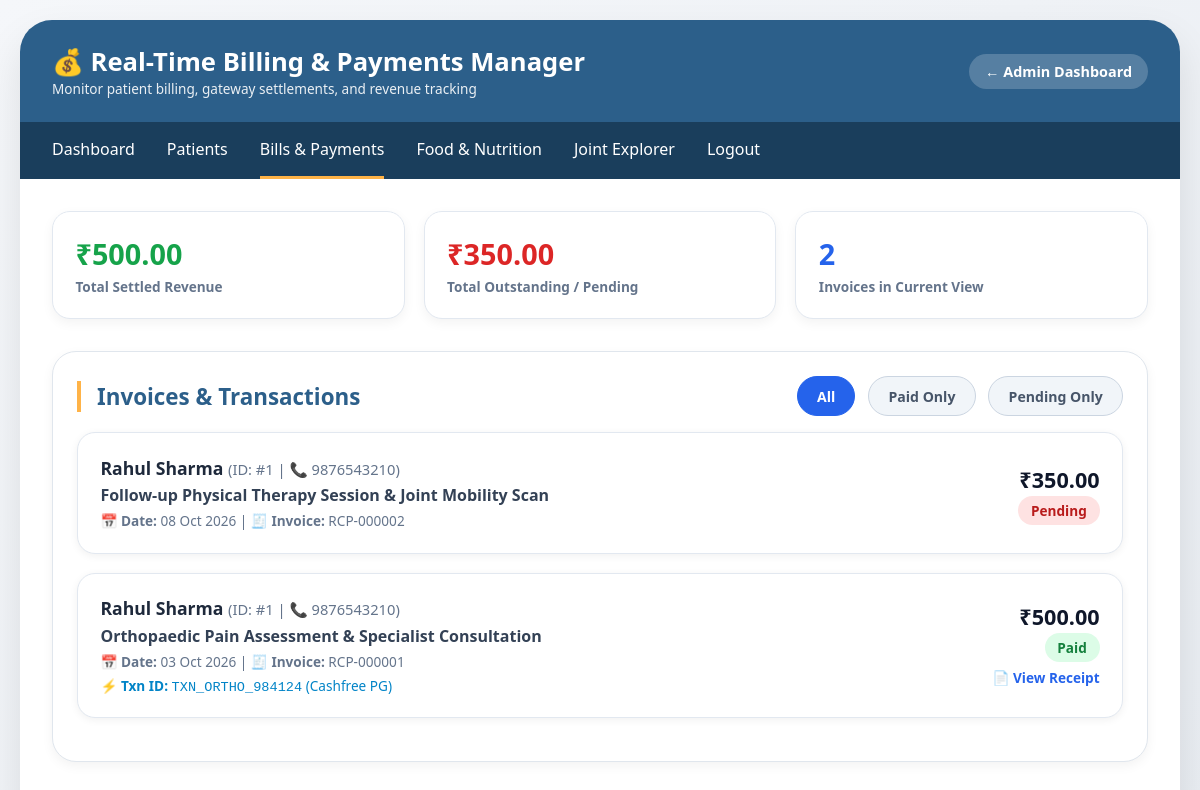
The page /admin_bills.php (signed in) on the database its author committed.
### tables this page shows
CREATE TABLE IF NOT EXISTS bills (
    id INT AUTO_INCREMENT PRIMARY KEY,
    patient_id INT NOT NULL,
    description VARCHAR(255) NOT NULL,
    amount DECIMAL(10,2) NOT NULL DEFAULT 0.00,
    paid_status VARCHAR(20) DEFAULT 'pending',
    bill_date DATE NOT NULL,
    cf_order_id VARCHAR(100) NULL,
    created_at TIMESTAMP DEFAULT CURRENT_TIMESTAMP,
    FOREIGN KEY (patient_id) REFERENCES patients(id) ON DELETE CASCADE
);

CREATE TABLE IF NOT EXISTS patients (
    id INT AUTO_INCREMENT PRIMARY KEY,
    name VARCHAR(150) NOT NULL,
    age INT NOT NULL,
    gender VARCHAR(20) NOT NULL,
    phone VARCHAR(20) NOT NULL UNIQUE,
    email VARCHAR(150) NULL,
    created_at TIMESTAMP DEFAULT CURRENT_TIMESTAMP
);

CREATE TABLE IF NOT EXISTS payments (
    id INT AUTO_INCREMENT PRIMARY KEY,
    patient_id INT NOT NULL,
    bill_id INT NOT NULL,
    amount DECIMAL(10,2) NOT NULL,
    transaction_id VARCHAR(100) NOT NULL,
    payment_method VARCHAR(50) DEFAULT 'Cashfree PG',
    payment_date TIMESTAMP DEFAULT CURRENT_TIMESTAMP,
    FOREIGN KEY (patient_id) REFERENCES patients(id) ON DELETE CASCADE,
    FOREIGN KEY (bill_id) REFERENCES bills(id) ON DELETE CASCADE
);

### admin_bills.php (the view, shortened to what this page needs)
<?php
require_once 'config.php';
$filter_status = $_GET['status'] ?? 'all';
$sql = "
    SELECT b.*, p.name as patient_name, p.phone as patient_phone,
           pm.transaction_id, pm.payment_method, pm.payment_date
    FROM bills b
    JOIN patients p ON b.patient_id = p.id
    LEFT JOIN payments pm ON b.id = pm.bill_id
";
$sql .= " ORDER BY b.bill_date DESC, b.id DESC";
$stmt = $pdo->prepare($sql);
$stmt->execute();
$bills = $stmt->fetchAll();
$total_revenue = $pdo->query("SELECT SUM(amount) FROM payments")->fetchColumn() ?: 0;
$pending_total = $pdo->query("SELECT SUM(amount) FROM bills WHERE paid_status = 'pending'")->fetchColumn() ?: 0;
?>
<!DOCTYPE html>
<html lang="en">
<head>
    <link rel="stylesheet" href="style.css">
</head>
<body>
<div class="kiosk-container">
    <div class="header">
        <div class="logo">
            <h1>💰 Real-Time Billing & Payments Manager</h1>
            <p>Monitor patient billing, gateway settlements, and revenue tracking</p>
        </div>
        <div class="user-info">
            <a href="admin_dashboard.php" style="color:white; text-decoration:none; font-weight:700;">← Admin Dashboard</a>
        </div>
    </div>
    <div class="nav">
        <ul>
            <li><a href="admin_dashboard.php">Dashboard</a></li>
            <li><a href="admin_patients.php">Patients</a></li>
            <li><a href="admin_bills.php" class="active">Bills & Payments</a></li>
            <li><a href="food_suggestions.php">Food & Nutrition</a></li>
            <li><a href="body_explorer.php">Joint Explorer</a></li>
            <li><a href="admin_logout.php">Logout</a></li>
        </ul>
    </div>
    <div class="main-content">
        <div class="admin-stat-row">
            <div class="stat-box">
                <div class="stat-box-num" style="color: #16a34a;">₹<?= number_format($total_revenue, 2) ?></div>
                <div class="stat-box-label">Total Settled Revenue</div>
            </div>
            <div class="stat-box">
                <div class="stat-box-num" style="color: #dc2626;">₹<?= number_format($pending_total, 2) ?></div>
                <div class="stat-box-label">Total Outstanding / Pending</div>
            </div>
            <div class="stat-box">
                <div class="stat-box-num" style="color: #2563eb;"><?= count($bills) ?></div>
                <div class="stat-box-label">Invoices in Current View</div>
            </div>
        </div>
        <div class="card">
            <div style="display: flex; justify-content: space-between; align-items: center; flex-wrap: wrap; margin-bottom: 1rem;">
                <h2 class="card-title" style="margin: 0;">Invoices & Transactions</h2>
                <div class="filter-bar" style="margin: 0;">
                    <a href="admin_bills.php?status=all" class="filter-btn <?= $filter_status === 'all' ? 'active' : '' ?>">All</a>
                    <a href="admin_bills.php?status=paid" class="filter-btn <?= $filter_status === 'paid' ? 'active' : '' ?>">Paid Only</a>
                    <a href="admin_bills.php?status=pending" class="filter-btn <?= $filter_status === 'pending' ? 'active' : '' ?>">Pending Only</a>
                </div>
            </div>
            <?php if (count($bills) > 0): ?>
                <?php foreach ($bills as $bill): ?>
                <div class="bill-card">
                    <div style="flex: 2; min-width: 250px;">
                        <div style="font-size: 1.1rem; font-weight: 700; color: #1e293b;">
                            <?= htmlspecialchars($bill['patient_name']) ?>
                            <small style="color: #64748b; font-weight: 500;">(ID: #<?= $bill['patient_id'] ?> | 📞 <?= htmlspecialchars($bill['patient_phone']) ?>)</small>
                        </div>
                        <div style="color: #334155; margin: 0.3rem 0; font-weight: 600;">
                            <?= htmlspecialchars($bill['description']) ?>
                        </div>
                        <div style="font-size: 0.85rem; color: #64748b;">
                            📅 <strong>Date:</strong> <?= date('d M Y', strtotime($bill['bill_date'])) ?> |
                            🧾 <strong>Invoice:</strong> RCP-<?= str_pad($bill['id'], 6, '0', STR_PAD_LEFT) ?>
                        </div>
                        <?php if (!empty($bill['transaction_id'])): ?>
                        <div style="font-size: 0.85rem; color: #0284c7; margin-top: 0.3rem;">
                            ⚡ <strong>Txn ID:</strong> <code><?= htmlspecialchars($bill['transaction_id']) ?></code>
                            (<?= htmlspecialchars($bill['payment_method'] ?? 'PG') ?>)
                        </div>
                        <?php endif; ?>
                    </div>
                    <div style="text-align: right; min-width: 130px;">
                        <div style="font-size: 1.35rem; font-weight: 800; color: #0f172a; margin-bottom: 0.3rem;">
                            ₹<?= number_format($bill['amount'], 2) ?>
                        </div>
                        <div>
                            <span class="<?= $bill['paid_status'] === 'paid' ? 'status-paid' : 'status-pending' ?>">
                                <?= ucfirst($bill['paid_status']) ?>
                            </span>
                        </div>
                        <?php if ($bill['paid_status'] === 'paid'): ?>
                        <div style="margin-top: 0.5rem;">
                            <a href="receipt.php?bill_id=<?= $bill['id'] ?>" target="_blank" style="font-size: 0.85rem; color: #2563eb; font-weight: 700; text-decoration: none;">
                                📄 View Receipt
                            </a>
                        </div>
                        <?php endif; ?>
                    </div>
                </div>
                <?php endforeach; ?>
            <?php else: ?>
                <p style="color: #64748b; padding: 2rem 0; text-align: center;">No invoices found matching criteria.</p>
            <?php endif; ?>
        </div>
    </div>
</div>
</body>
</html>

### style.css (style rules this page uses)
* { margin: 0; padding: 0; box-sizing: border-box; }
body { font-family: 'Segoe UI', Tahoma, Geneva, Verdana, sans-serif; background: linear-gradient(135deg, #f5f7fa 0%, #e9edf2 100%); min-height: 100vh; padding: 20px; }
.kiosk-container { max-width: 1400px; margin: 0 auto; background: white; border-radius: 32px; box-shadow: 0 20px 40px rgba(0,0,0,0.1); overflow: hidden; }
.header { background: #2c5f8a; color: white; padding: 1.5rem 2rem; display: flex; justify-content: space-between; align-items: center; flex-wrap: wrap; }
.logo h1 { font-size: 1.6rem; font-weight: 600; }
.logo p { font-size: 0.85rem; opacity: 0.9; }
.user-info { background: rgba(255,255,255,0.2); padding: 0.5rem 1rem; border-radius: 40px; font-size: 0.9rem; }
.nav { background: #1a3e5c; padding: 0 2rem; }
.nav ul { list-style: none; display: flex; gap: 2rem; }
.nav ul li a { display: inline-block; padding: 1rem 0; color: white; text-decoration: none; font-weight: 500; transition: 0.3s; border-bottom: 3px solid transparent; }
.nav ul li a:hover, .nav ul li a.active { border-bottom-color: #ffb347; }
.main-content { padding: 2rem; }
.card { background: #fff; border-radius: 24px; box-shadow: 0 4px 12px rgba(0,0,0,0.05); padding: 1.5rem; margin-bottom: 2rem; border: 1px solid #e0e6ed; }
.card-title { font-size: 1.4rem; color: #2c5f8a; margin-bottom: 1.2rem; border-left: 4px solid #ffb347; padding-left: 1rem; }

### admin_bills.php (style rules this page uses)
.admin-stat-row { display: grid; grid-template-columns: repeat(auto-fit, minmax(200px, 1fr)); gap: 1.2rem; margin-bottom: 2rem; }
.stat-box { background: #ffffff; border-radius: 18px; padding: 1.4rem; box-shadow: 0 4px 12px rgba(0,0,0,0.05); border: 1px solid #e2e8f0; }
.stat-box-num { font-size: 1.8rem; font-weight: 800; }
.stat-box-label { font-size: 0.85rem; color: #64748b; font-weight: 600; margin-top: 0.2rem; }
.filter-bar { display: flex; gap: 0.8rem; margin-bottom: 1.5rem; align-items: center; }
.filter-btn { padding: 0.6rem 1.2rem; border-radius: 999px; font-size: 0.88rem; font-weight: 700; text-decoration: none; color: #475569; background: #f1f5f9; border: 1px solid #cbd5e1; }
.filter-btn.active { background: #2563eb; color: #ffffff; border-color: #2563eb; }
.bill-card { background: white; border-radius: 18px; padding: 1.4rem; margin-bottom: 1.2rem; box-shadow: 0 2px 8px rgba(0,0,0,0.06); border: 1px solid #e2e8f0; display: flex; justify-content: space-between; align-items: center; flex-wrap: wrap; gap: 1rem; }
.status-paid { background: #dcfce7; color: #15803d; padding: 0.3rem 0.8rem; border-radius: 999px; font-size: 0.85rem; font-weight: 700; }
.status-pending { background: #fee2e2; color: #b91c1c; padding: 0.3rem 0.8rem; border-radius: 999px; font-size: 0.85rem; font-weight: 700; }

### rows shown on the page
bills: patient.name "Rahul Sharma", patient "1", patient.phone "9876543210", description "Follow-up Physical Therapy Session & Joint Mobility Scan", bill_date "08 Oct 2026", id "000002", amount "350.00", paid_status "Pending"
payments: patient.name "Rahul Sharma", bill.patient_id "1", patient.phone "9876543210", bill.description "Orthopaedic Pain Assessment & Specialist Consultation", bill.bill_date "03 Oct 2026", bill "000001", transaction "TXN_ORTHO_984124", payment_method "Cashfree PG", bill.amount "500.00", bill.paid_status "Paid"

### other values the page prints
$total_revenue "500.00"
$pending_total "350.00"
count($bills) "2"
